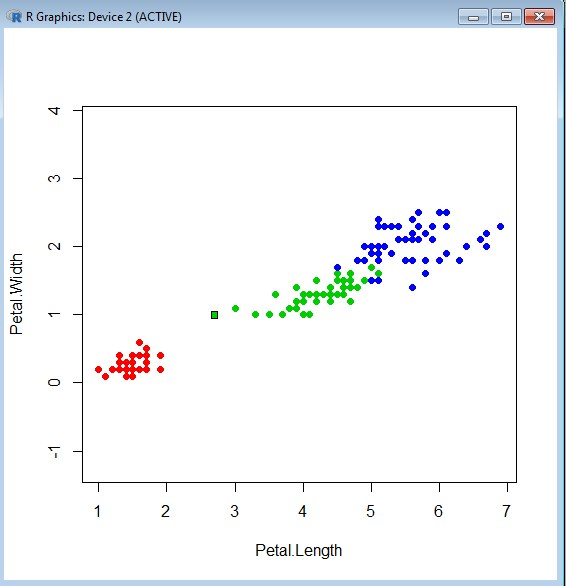

Here is the R script that generated this plot:

sortObjectsByDist <- function(xl, z, metricFunction =
euclideanDistance)
{
l <- dim(xl)[1]
n <- dim(xl)[2] - 1

distances <- matrix(NA, l, 2)
for (i in 1:l)
{
distances[i, ] <- c(i, metricFunction(xl[i, 1:n], z))
}

orderedXl <- xl[order(distances[, 2]), ]
return (orderedXl);
}

kNN <- function(xl, z, k)
{


orderedXl <- sortObjectsByDist(xl, z)
n <- dim(orderedXl)[2] - 1

classes <- orderedXl[1:k, n + 1]


counts <- table(classes)


class <- names(which.max(counts))
return (class)
}

colors <- c("setosa" = "red", "versicolor" = "green3",
"virginica" = "blue")
plot(iris[, 3:4], pch = 21, bg = colors[iris$Species], col
= colors[iris$Species], asp = 1)

z <- c(2.7, 1)
xl <- iris[, 3:5]
class <- kNN(xl, z, k=6)
points(z[1], z[2], pch = 22, bg = colors[class], asp = 1)
